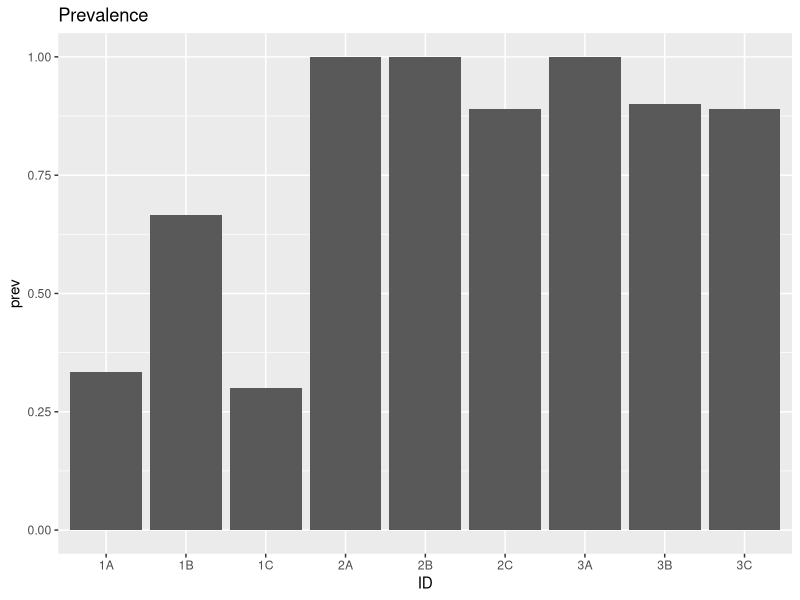
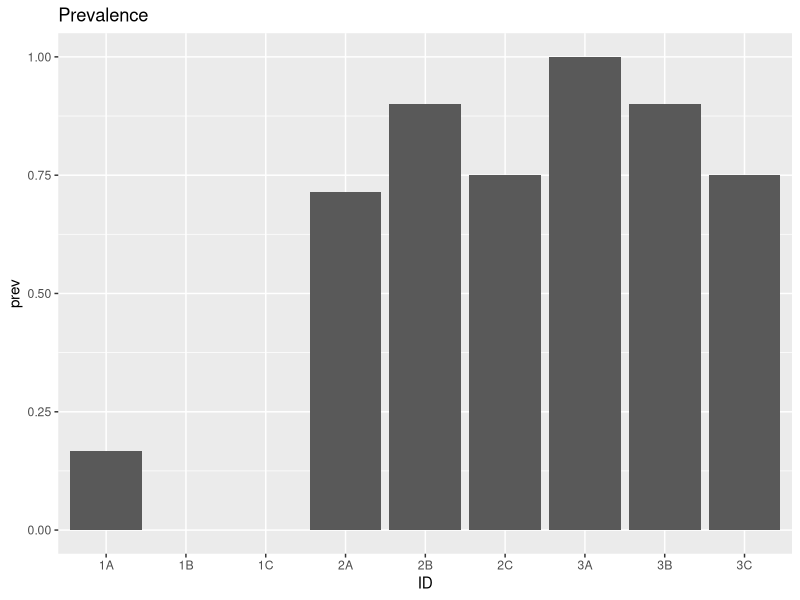
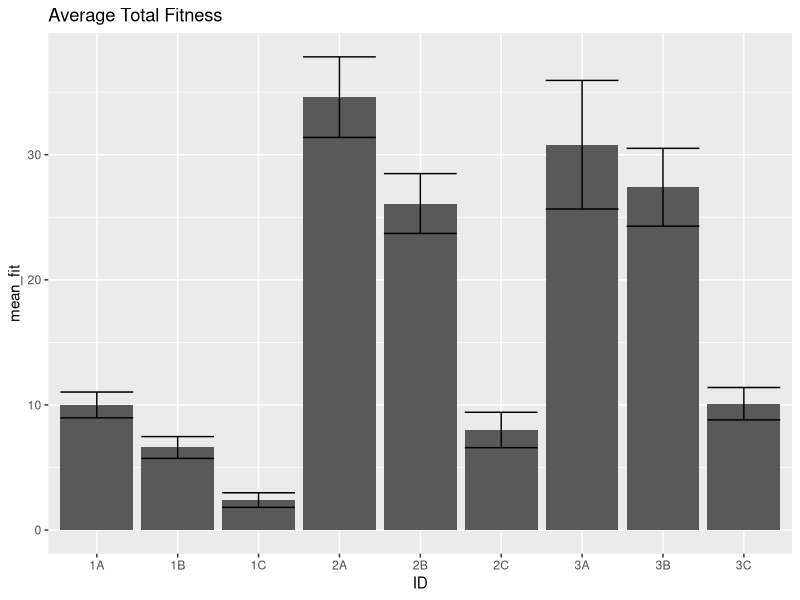
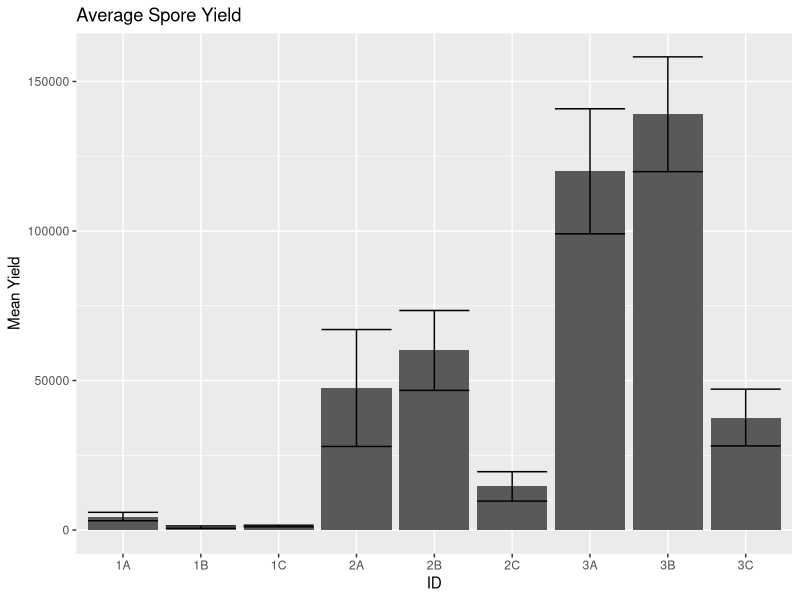
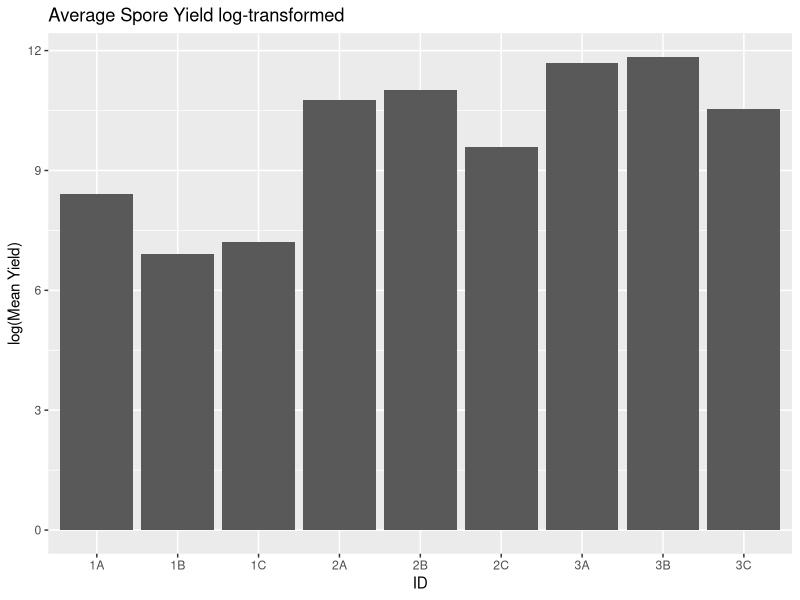
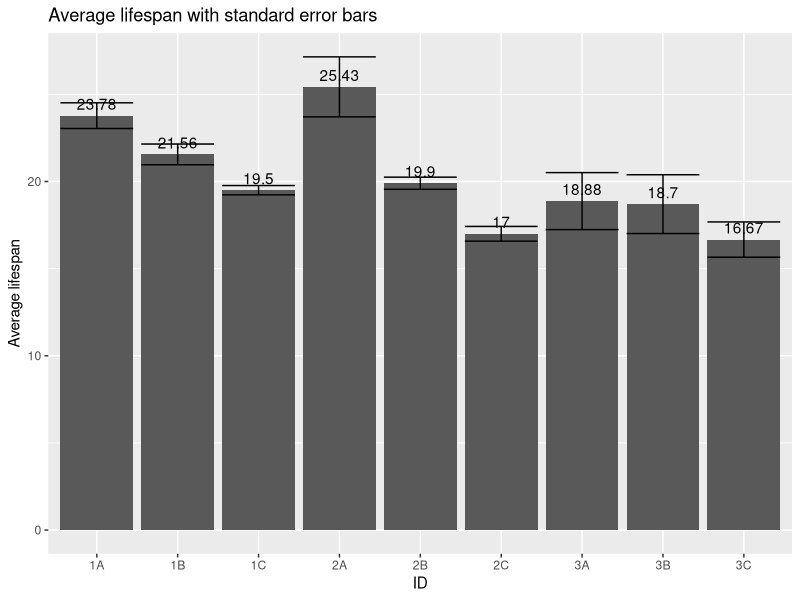
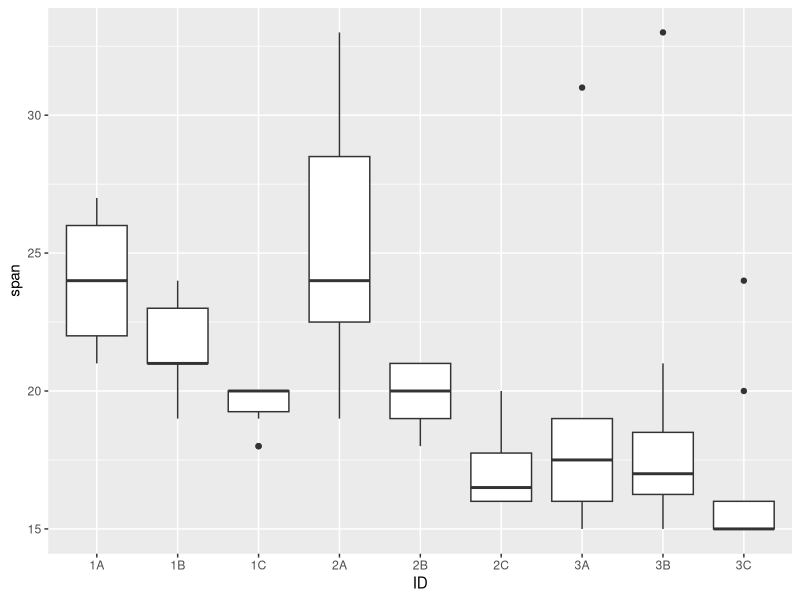
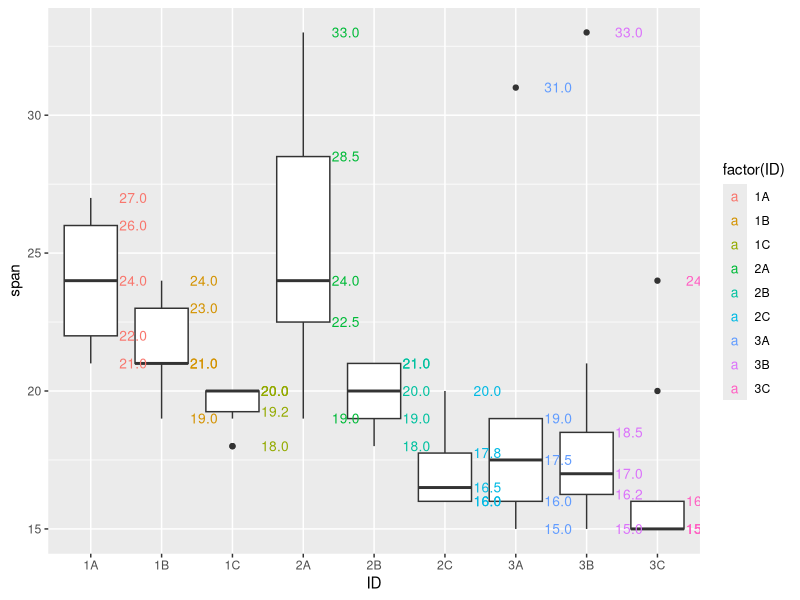

Reproduce these figures in R, in order.
## ---- chunk 1
knitr::opts_chunk$set(echo = TRUE)
knitr::opts_chunk$set(tidy.opts=list(width.cutoff=50),tidy=TRUE)
## ---- chunk 2
library(tidyverse)
library(magrittr)
library(lubridate)
library(here)
## ---- chunk 3
treatments <- read_csv(here("data/treatments.csv"))
fitness <- read_csv(here("data/fitness.csv"))
mort <- read_csv(here("data/mortality.csv"))
## ---- chunk 4
head(treatments)
head(mort)
head(fitness)
## ---- chunk 5
prev_threshold = 3125
## ---- chunk 6
prevalence <- mort %>% drop_na(infection_status) #remove observations with NA for infection status
prevalence %<>% group_by(ID) %>% summarize(n = n(), prev = sum(infection_status)/n()) 
prevalence %>% ggplot(.,aes(x=ID,y=prev)) +
  geom_col() + 
  labs(title = "Prevalence")
## ---- chunk 7
mort %<>% mutate(inf_adj = ifelse(spore_yield>prev_threshold, 1, 0))
prev_adj <- mort %>% drop_na(inf_adj) #remove observations with NA for inf_adj
prev_adj %<>% group_by(ID) %>% summarize(n = n(), prev = sum(inf_adj)/n()) 
prev_adj %>% ggplot(.,aes(x=ID,y=prev)) +
  geom_col() + 
  labs(title = "Prevalence")
## ---- chunk 8
fit_by_ID_replicate <- fitness %>% group_by(ID, replicate) %>% summarize(total_fit = sum(fitness, na.rm = T)) # removed NAs
fit_average <- fit_by_ID_replicate %>% group_by(ID) %>% 
  summarize(n = n(), mean_fit = mean(total_fit, na.rm = T), var = var(total_fit, na.rm = T), se = sqrt(var(total_fit, na.rm = T)/n())) # remove NAs
fit_average %>% ggplot(., aes(x=ID, y=mean_fit)) +
  geom_col() + 
  geom_errorbar(aes(ymin = mean_fit-se, ymax = mean_fit+se)) +
  labs(title = "Average Total Fitness")
## ---- chunk 9
spores <- mort %>% filter(spore_yield>0) %>% group_by(ID) %>% 
  summarize(mean_yield = mean(spore_yield, na.rm=T), 
            # NAs removed but there should be no NAs after the filter
            var = var(spore_yield, na.rm = T), 
            se = sqrt(var(spore_yield, na.rm = T)/n()))
spores %>% ggplot(., aes(x=ID, y=mean_yield)) + 
  geom_col() + 
  geom_errorbar(aes(ymin = mean_yield-se, ymax = mean_yield+se)) +
  labs(title = "Average Spore Yield", y = "Mean Yield")
spores %>% ggplot(., aes(x=ID, y=log(mean_yield))) + 
  geom_col() + 
  labs(title = "Average Spore Yield log-transformed", y = "log(Mean Yield)")
## ---- chunk 10
lifespan <- left_join(mort, treatments, by = "ID")
lifespan %<>% select(ID, replicate, birth_date, date)
#mdy(lifespan$birth_date)
lifespan %<>% transmute(ID=ID, replicate=replicate, birthday=mdy(birth_date), deathday=mdy(date))
lifespan %<>% mutate(span = deathday - birthday)

mean_span <- lifespan %>% group_by(ID) %>% summarize(mean_span = mean(span, na.rm=T),
                                                     var = var(span, na.rm = T),
                                                     se = sqrt(var(span, na.rm = T)/n()))

mean_span %>% ggplot(.,aes(x=ID, y=mean_span)) +
  geom_col() + 
  geom_errorbar(aes(ymin = mean_span-se, ymax = mean_span+se)) +
  geom_text(aes(label=round(mean_span, digits = 2)), vjust = -0.5) +
  labs(title = "Average lifespan with standard error bars", y = "Average lifespan")

ggplot(lifespan,aes(x=ID, y = span)) + geom_boxplot()

ggplot(lifespan,aes(x=ID, y = span)) + geom_boxplot() + 
  stat_summary(geom="text", fun.y=quantile, aes(label=sprintf("%1.1f", ..y..), color=factor(ID)), position=position_nudge(x=0.6), size=3.5)
## ---- chunk 11
#rmarkdown::render(here('scripts/exploration.Rmd'), output_format = "pdf_document",output_file = here("pilot.pdf"))
